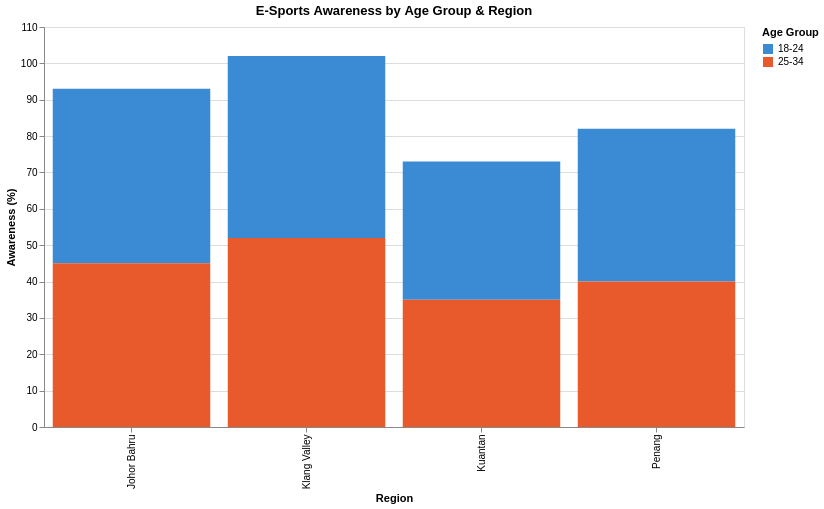

Here is the Vega-Lite specification saved for this chart:
### Vega-Lite specification from a JSON file in a GitHub repository (floating-point values rounded to 4 significant figures)
{"$schema": "https://vega.github.io/schema/vega-lite/v5.json", "title": "E-Sports Awareness by Age Group & Region", "width": 700, "height": 400, "data": {"values": [{"region": "Klang Valley", "age_group": "18-24", "awareness": 50}, {"region": "Klang Valley", "age_group": "25-34", "awareness": 52}, {"region": "Johor Bahru", "age_group": "18-24", "awareness": 48}, {"region": "Johor Bahru", "age_group": "25-34", "awareness": 45}, {"region": "Penang", "age_group": "18-24", "awareness": 42}, {"region": "Penang", "age_group": "25-34", "awareness": 40}, {"region": "Kuantan", "age_group": "18-24", "awareness": 38}, {"region": "Kuantan", "age_group": "25-34", "awareness": 35}]}, "mark": "bar", "encoding": {"x": {"field": "region", "type": "nominal", "title": "Region"}, "y": {"field": "awareness", "type": "quantitative", "title": "Awareness (%)"}, "color": {"field": "age_group", "type": "nominal", "scale": {"domain": ["18-24", "25-34"], "range": ["#3B8BD4", "#E85A2C"]}, "title": "Age Group"}, "xOffset": ["age_group"], "tooltip": [{"field": "region", "type": "nominal", "title": "Region"}, {"field": "age_group", "type": "nominal", "title": "Age Group"}, {"field": "awareness", "type": "quantitative", "title": "Awareness %"}]}}
